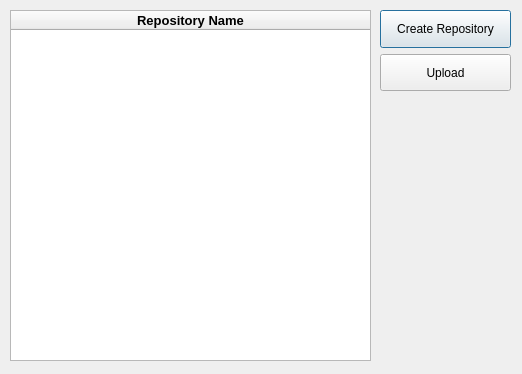
<?xml version="1.0" encoding="UTF-8"?>
<ui version="4.0">
 <class>Dialog</class>
 <widget class="QDialog" name="Dialog">
  <property name="geometry">
   <rect>
    <x>0</x>
    <y>0</y>
    <width>522</width>
    <height>374</height>
   </rect>
  </property>
  <property name="windowTitle">
   <string>Dialog</string>
  </property>
  <widget class="QTableWidget" name="lstRepo">
   <property name="geometry">
    <rect>
     <x>10</x>
     <y>10</y>
     <width>361</width>
     <height>351</height>
    </rect>
   </property>
   <property name="selectionMode">
    <enum>QAbstractItemView::SingleSelection</enum>
   </property>
   <attribute name="horizontalHeaderVisible">
    <bool>true</bool>
   </attribute>
   <attribute name="horizontalHeaderStretchLastSection">
    <bool>true</bool>
   </attribute>
   <attribute name="verticalHeaderVisible">
    <bool>false</bool>
   </attribute>
   <column>
    <property name="text">
     <string>Repository Name</string>
    </property>
    <property name="font">
     <font>
      <pointsize>10</pointsize>
      <weight>75</weight>
      <bold>true</bold>
     </font>
    </property>
   </column>
  </widget>
  <widget class="QWidget" name="gridLayoutWidget">
   <property name="geometry">
    <rect>
     <x>380</x>
     <y>10</y>
     <width>131</width>
     <height>81</height>
    </rect>
   </property>
   <layout class="QGridLayout" name="gridLayout">
    <item row="0" column="0">
     <widget class="QPushButton" name="btnCreateRepo">
      <property name="sizePolicy">
       <sizepolicy hsizetype="Minimum" vsizetype="Minimum">
        <horstretch>0</horstretch>
        <verstretch>0</verstretch>
       </sizepolicy>
      </property>
      <property name="text">
       <string>Create Repository</string>
      </property>
     </widget>
    </item>
    <item row="1" column="0">
     <widget class="QPushButton" name="btnUpload">
      <property name="sizePolicy">
       <sizepolicy hsizetype="Minimum" vsizetype="Minimum">
        <horstretch>0</horstretch>
        <verstretch>0</verstretch>
       </sizepolicy>
      </property>
      <property name="text">
       <string>Upload</string>
      </property>
     </widget>
    </item>
   </layout>
  </widget>
 </widget>
 <resources/>
 <connections>
  <connection>
   <sender>btnCreateRepo</sender>
   <signal>clicked()</signal>
   <receiver>Dialog</receiver>
   <slot>clickCreateRepo()</slot>
   <hints>
    <hint type="sourcelabel">
     <x>413</x>
     <y>25</y>
    </hint>
    <hint type="destinationlabel">
     <x>449</x>
     <y>168</y>
    </hint>
   </hints>
  </connection>
  <connection>
   <sender>btnUpload</sender>
   <signal>clicked()</signal>
   <receiver>Dialog</receiver>
   <slot>clickUpload()</slot>
   <hints>
    <hint type="sourcelabel">
     <x>454</x>
     <y>81</y>
    </hint>
    <hint type="destinationlabel">
     <x>456</x>
     <y>245</y>
    </hint>
   </hints>
  </connection>
 </connections>
 <slots>
  <slot>clickCreateRepo()</slot>
  <slot>clickUpload()</slot>
 </slots>
</ui>
